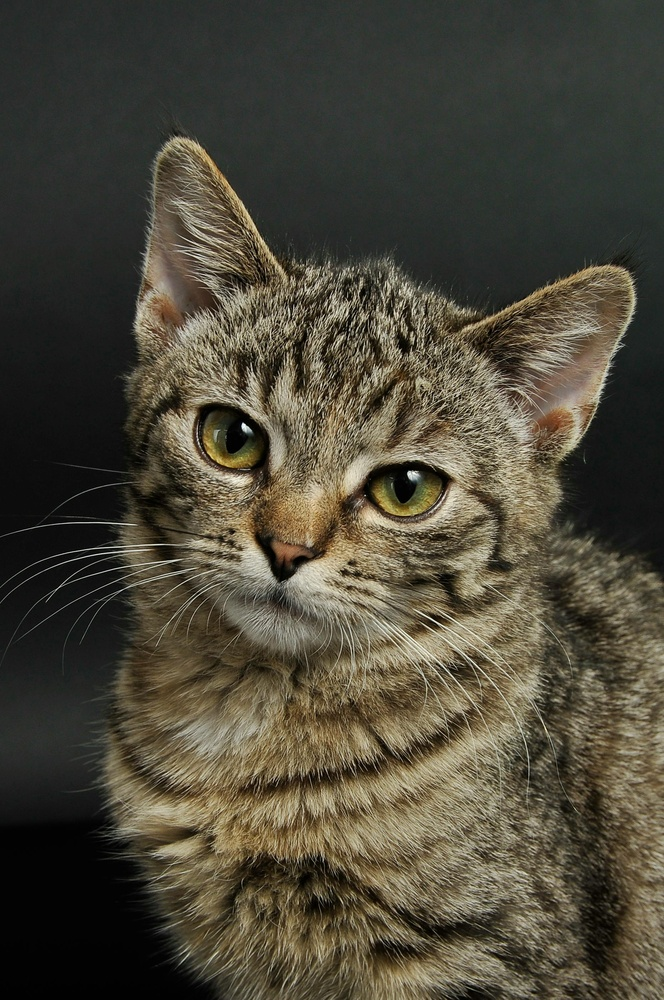
#> input picture Dataset/cat6.jpg, 664 x 1000 px, shrunk from 1862 x 2804 before the run
$ jupyter execute 'Edge Detection.ipynb'   (shell and % lines are left out)   (older library calls are emulated)
#> lines starting #> are read from the running program, lines starting #| are printed output that depends on the picture; after the words box and inside, x2 and y2 are one past the last pixel; in counts of white or black regions, pixels touching at a corner belong together
[cell 1]
import cv2
import matplotlib.pyplot as plt
import numpy as np
import warnings
warnings.filterwarnings("ignore")

[cell 2]
img = cv2.imread('Dataset/cat6.jpg')
#> img is the input picture: shape (1000, 664, 3); mean B, G, R 57.3, 71.5, 76.1

[cell 3]
def imageMain(imgtitle,image):
#> called with imgtitle = 'PussyCat'
    imgVer = cv2.cvtColor(image, cv2.COLOR_BGR2RGB)
    plt.figure(figsize=(5,3))
    plt.imshow((imgVer).astype(np.uint8))
    plt.title(imgtitle)
    plt.axis('off')
    plt.grid(False)
    plt.show()

Real Images

[cell 4]
imageMain("PussyCat", img)

Gray Image

[cell 5]
gray = cv2.cvtColor(img ,cv2.COLOR_RGB2GRAY)

[cell 6]
imageMain("Gray", gray)

Edge Detection ---
CANNY Edge Detection

[cell 7]
canny = cv2.Canny(img, 150, 250)
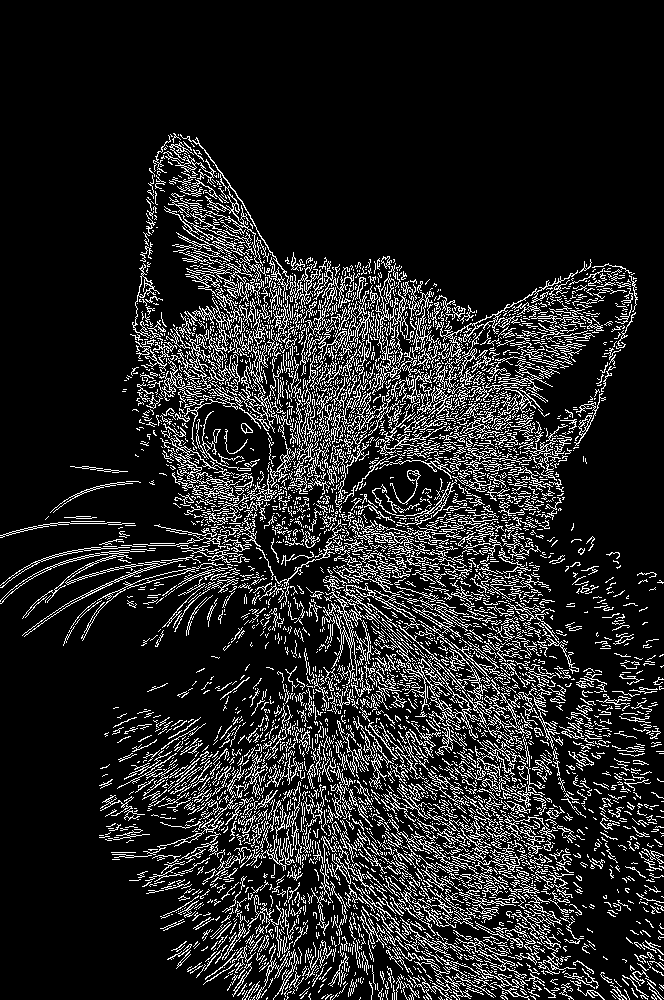
#> canny: shape (1000, 664); 13.9% white in thin lines or dots, all inside (x1, y1, x2, y2) = (0, 133, 664, 1000)

[cell 8]
imageMain("Canny 1", canny)

[cell 9]
canny = cv2.Canny(img, 100, 150)
#> canny: shape (1000, 664); 18% white in thin lines or dots, all inside (x1, y1, x2, y2) = (0, 129, 664, 1000)
imageMain("Canny 2", canny)

Edge Detection --- SOBEL Edge Detection

[cell 10]
sobel = cv2.Sobel(img, cv2.CV_32F, 1, 0)

[cell 11]
imageMain("Sobel", sobel)

[cell 12]
sobelX = cv2.Sobel(gray, cv2.CV_32F, 1, 0, ksize=3)

[cell 13]
imageMain("Sobel X", sobelX)

[cell 14]
sobelY = cv2.Sobel(gray, cv2.CV_32F, 0, 1, ksize=3)

[cell 15]
imageMain("SobelY", sobelY)
#> in imageMain (call 7), `plt.show()`:
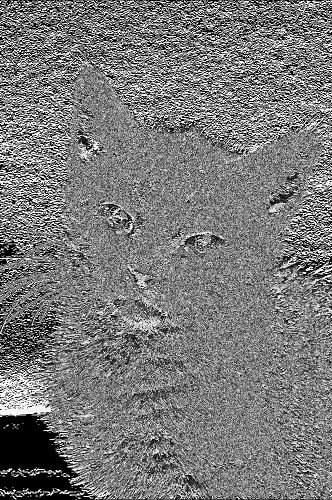
#> shown: shape (1000, 664, 3) (shown at 1/2 size); min 0, max 255, mean 121.2

Edge Detection --- SCHARR Edge Detection

[cell 16]
scharr = cv2.Scharr(img, cv2.CV_32F, 1, 0)

[cell 17]
imageMain("Scharr", scharr)
#> in imageMain (call 8), `plt.show()`:
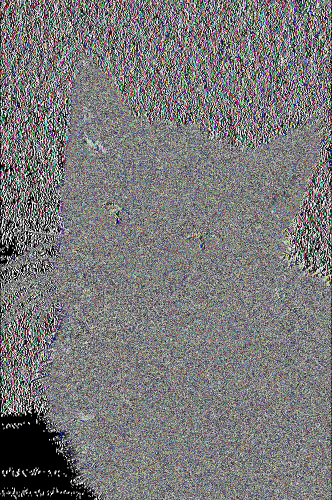
#> shown: shape (1000, 664, 3) (shown at 1/2 size); mean R, G, B 120.7, 120, 120.3

Edge Detection --- LAPLACIAN Edge Detection

[cell 18]
laplacian = cv2.Laplacian(img, cv2.CV_32F)

[cell 19]
imageMain("Laplacian", laplacian)
#> in imageMain (call 9), `plt.show()`:
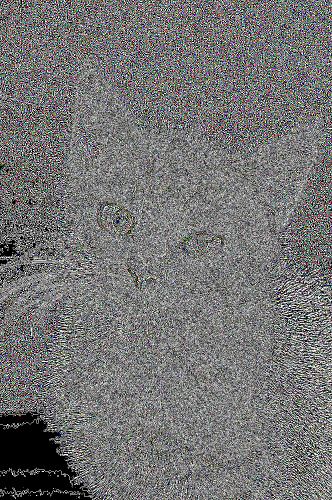
#> shown: shape (1000, 664, 3) (shown at 1/2 size); mean R, G, B 115.9, 115.5, 115.5

Edge Detection ---ZERO CROSSING

[cell 20]
img = cv2.imread('Dataset/cat6.jpg',0) # 0 indicates that the image should be loaded in grayscale mode.
#> img: shape (1000, 664)

[cell 21]
blur = cv2.GaussianBlur(img, (3, 3), 0)

[cell 22]
laplacian = cv2.Laplacian(blur, cv2.CV_64F)
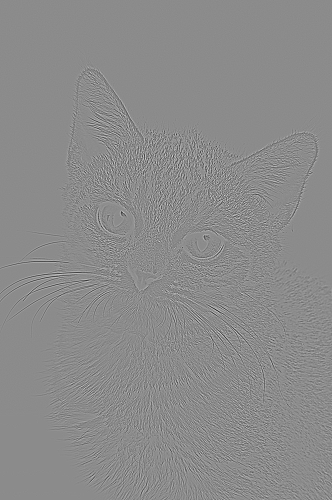
#> laplacian: shape (1000, 664) float64 (shown at 1/2 size); min -138, max 115, mean 0; drawn with min black and max white

[cell 23]
edges = cv2.threshold(np.abs(laplacian), 30, 250, cv2.THRESH_BINARY)[1]
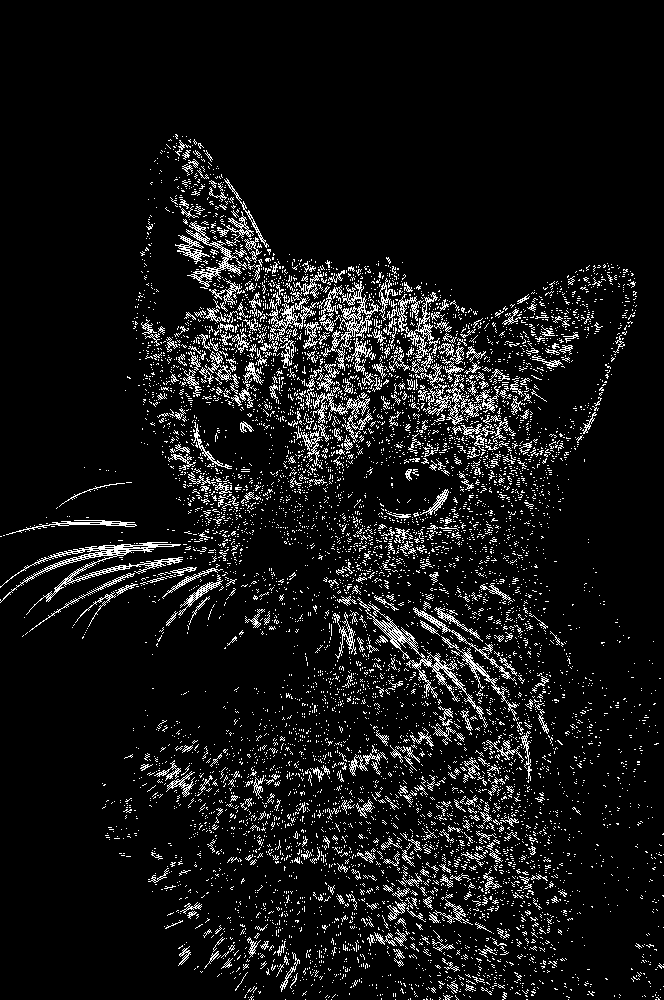
#> edges: shape (1000, 664) float64; values 0 (black) and 250 (white), 7.9% white in thin lines or dots, all inside (x1, y1, x2, y2) = (0, 134, 664, 1000)

[cell 24]
plt.imshow(edges, cmap='gray')
plt.title('Zero Crossing')
plt.axis('off')
plt.show()

Edge Detection ---CANNY-DERICHE

[cell 25]
blurred_img = cv2.GaussianBlur(img, (5, 5), 0)

[cell 26]
low_threshold = 50  # Adjust this threshold based on the image and noise level
high_threshold = 150  # Typically set to a ratio of 1:3 or 1:2 to low_threshold

[cell 27]
edgess = cv2.Canny(blurred_img, low_threshold, high_threshold)
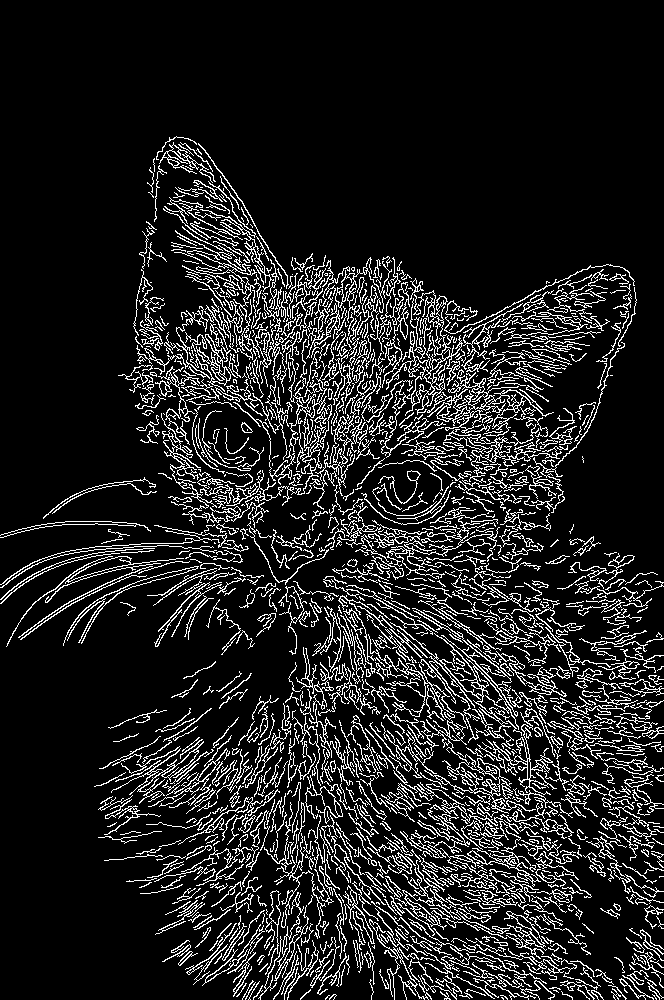
#> edgess: shape (1000, 664); 12.8% white in thin lines or dots, all inside (x1, y1, x2, y2) = (0, 136, 664, 1000)

[cell 28]
imageMain("Canny–Deriche", edgess)

$ run again, with Dataset/cat1.jpg copied over Dataset/cat6.jpg
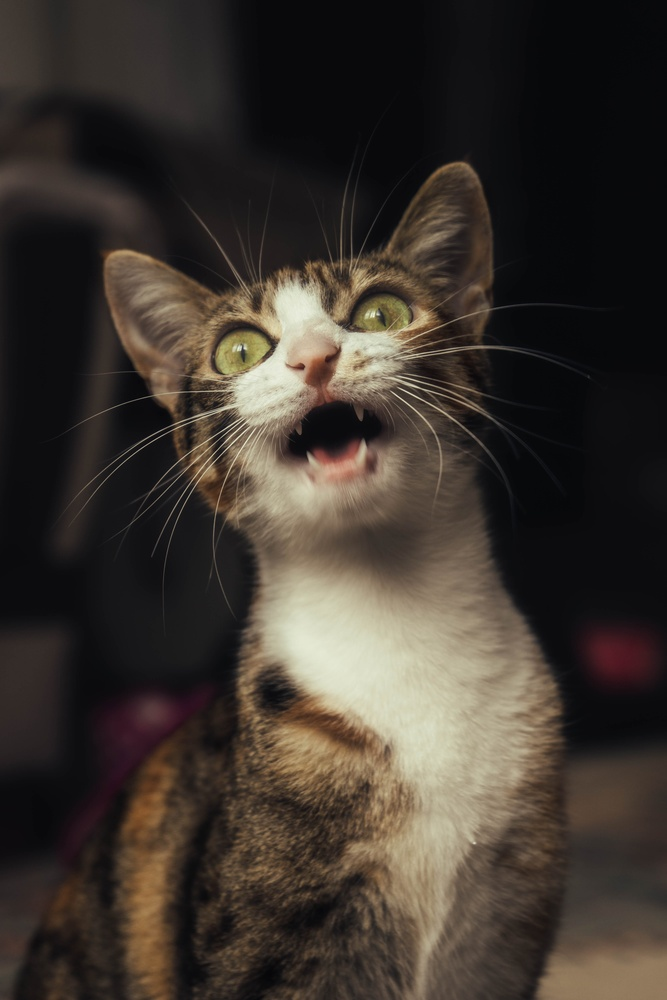
#> input picture Dataset/cat1.jpg, 667 x 1000 px, shrunk from 4000 x 6000 before the run
#> img is the input picture: shape (1000, 667, 3); mean B, G, R 46.6, 53.7, 61.3
#> `canny = cv2.Canny(img, 150, 250)`:
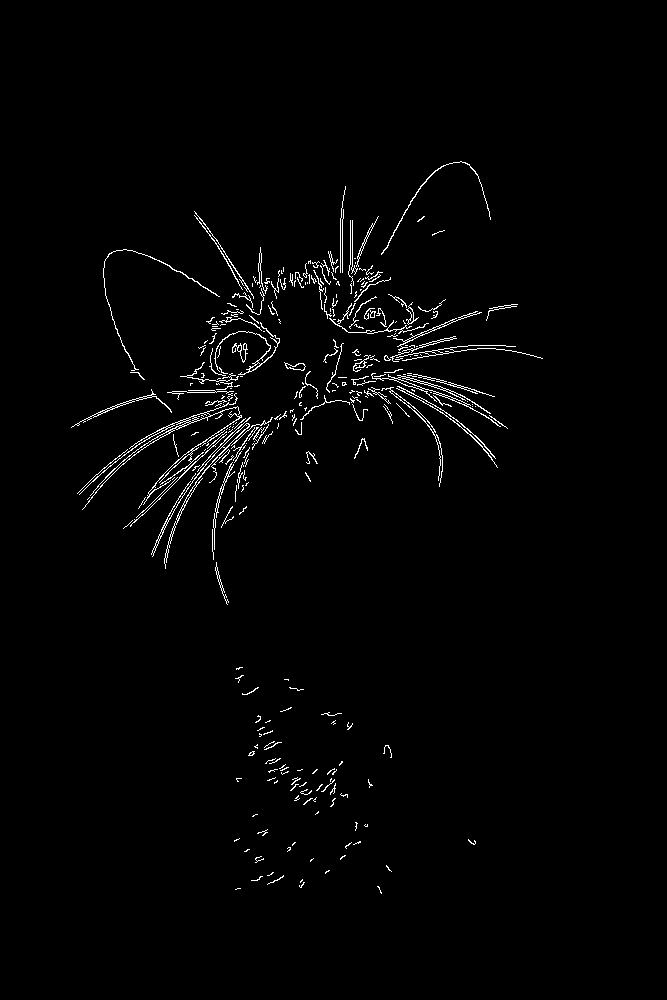
#> canny: shape (1000, 667); 1.6% white in thin lines or dots, all inside (x1, y1, x2, y2) = (71, 161, 543, 894)
#> imgVer: shape (1000, 667, 3); 3.3% white in thin lines or dots, all inside (x1, y1, x2, y2) = (66, 161, 590, 1000)
#> img: shape (1000, 667)
#> edges: shape (1000, 667) float64; values 0 (black) and 250 (white), 0.6% white in thin lines or dots, all inside (x1, y1, x2, y2) = (85, 219, 503, 844)
#> `edgess = cv2.Canny(blurred_img, low_threshold, high_threshold)`:
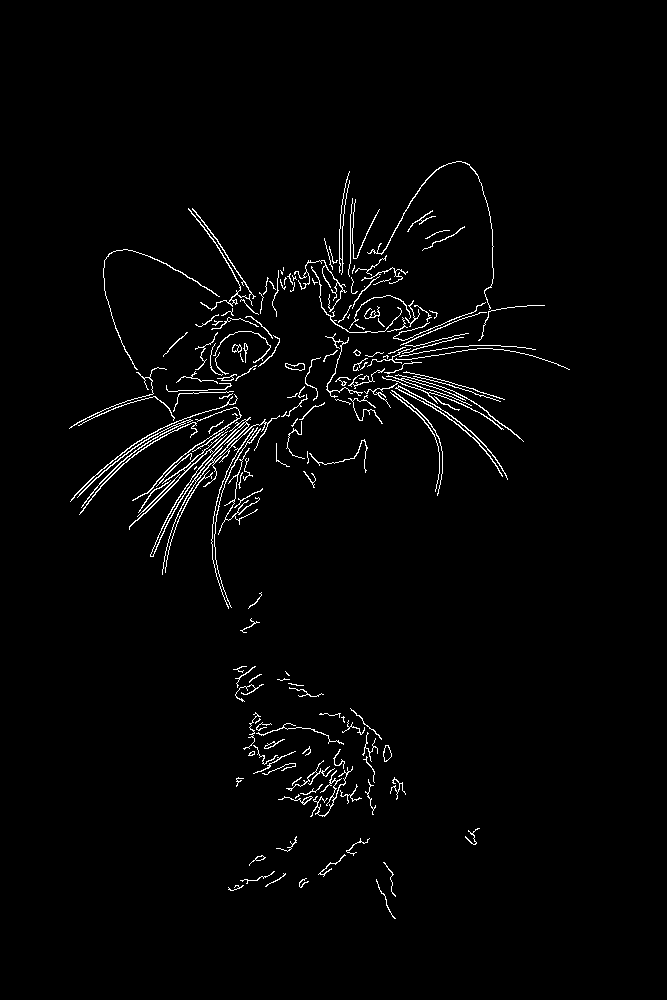
#> edgess: shape (1000, 667); 2.1% white in thin lines or dots, all inside (x1, y1, x2, y2) = (69, 161, 570, 919)

$ run again, with Dataset/cat2.jpg copied over Dataset/cat6.jpg
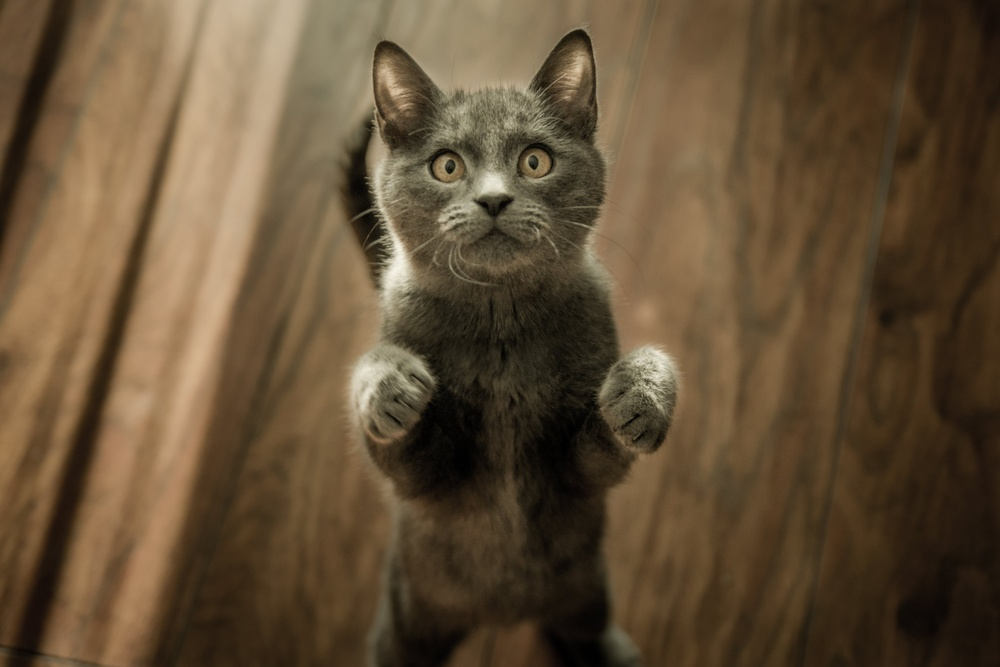
#> input picture Dataset/cat2.jpg, 1000 x 667 px, shrunk from 5403 x 3602 before the run
#> img is the input picture: shape (667, 1000, 3); mean B, G, R 54.4, 79.1, 98.6
#> `canny = cv2.Canny(img, 150, 250)`:
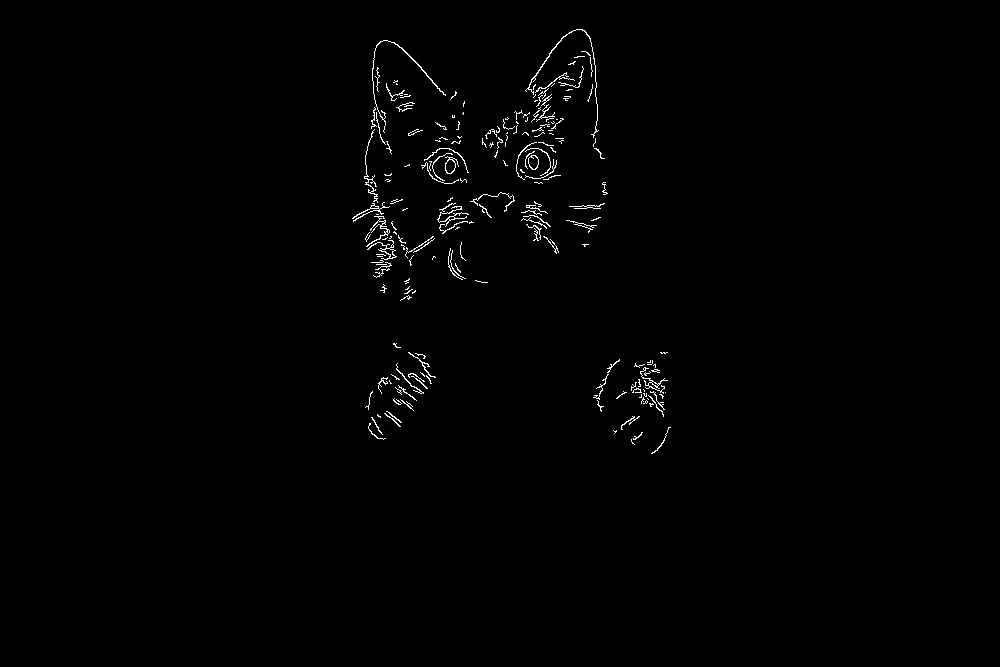
#> canny: shape (667, 1000); 0.78% white in thin lines or dots, all inside (x1, y1, x2, y2) = (352, 29, 671, 454)
#> imgVer: shape (667, 1000, 3); 1.8% white in thin lines or dots, all inside (x1, y1, x2, y2) = (350, 27, 683, 479)
#> img: shape (667, 1000)
#> edges: shape (667, 1000) float64; values 0 (black) and 250 (white), 0.09% white in thin lines or dots, all inside (x1, y1, x2, y2) = (359, 28, 666, 439)
#> `edgess = cv2.Canny(blurred_img, low_threshold, high_threshold)`:
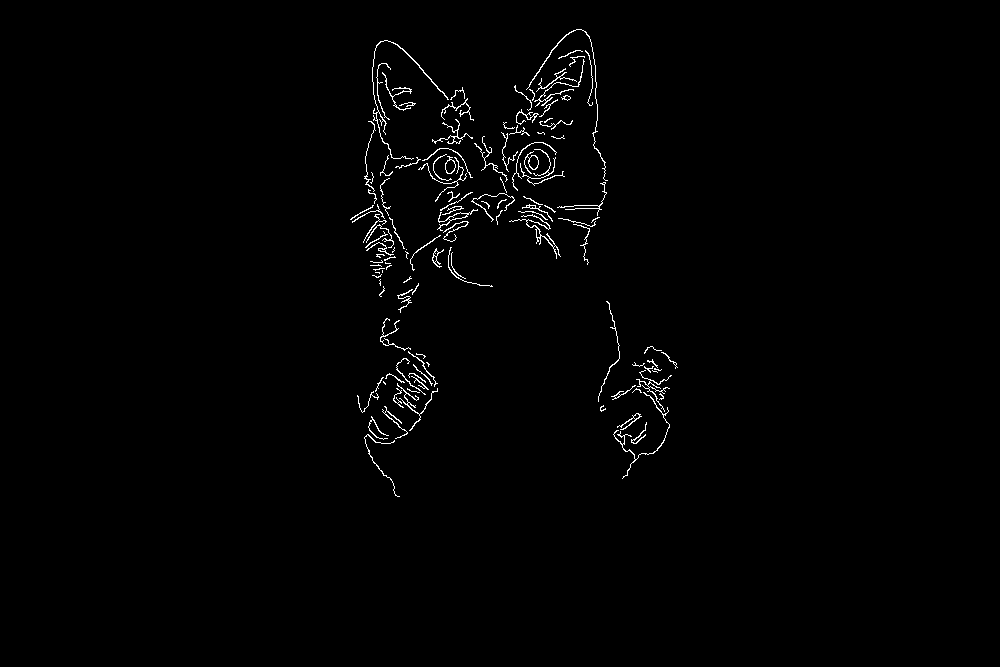
#> edgess: shape (667, 1000); 1.1% white in thin lines or dots, all inside (x1, y1, x2, y2) = (350, 29, 678, 497)
